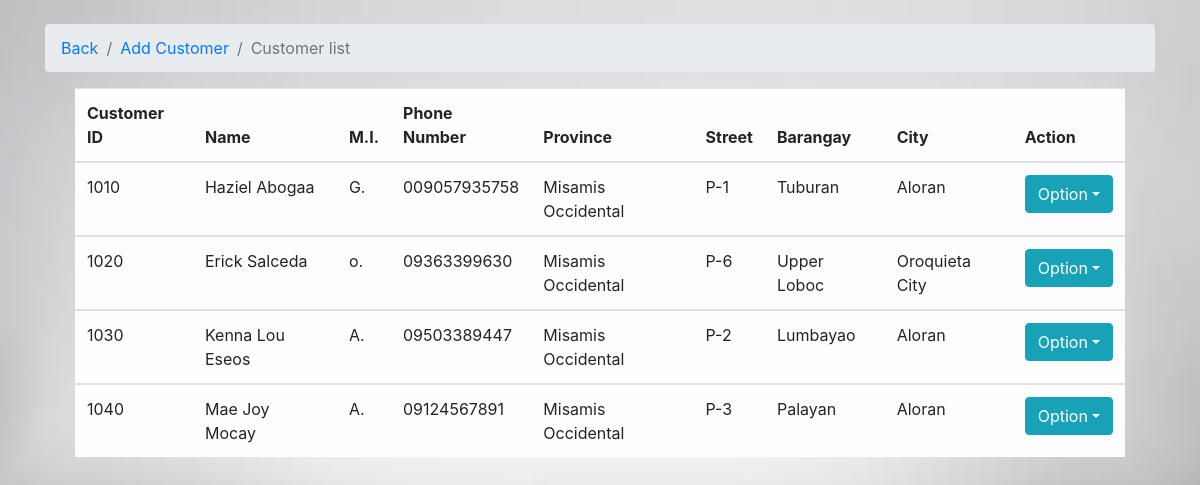
/customer.php, run on the app's committed database.
### tables this page shows
CREATE TABLE `customer` (
  `id` int(10) NOT NULL,
  `customer_id` int(50) NOT NULL,
  `first_name` varchar(50) NOT NULL,
  `last_name` varchar(50) NOT NULL,
  `middle_initial` varchar(2) NOT NULL,
  `phone_number` varchar(50) NOT NULL,
  `province` varchar(50) NOT NULL,
  `street` varchar(50) NOT NULL,
  `barangay` varchar(50) NOT NULL,
  `city` varchar(50) NOT NULL
);

### customer.php (the view, shortened to what this page needs)
<?php
	if(isset($_POST['btn_search']))
	{
    $search = $_POST['search'];
		$query = "SELECT * FROM `customer` WHERE CONCAT(`customer_id`, `first_name`, 'last_name', 'middle_initial', 'phone_number', 'province', 'street',  'barangay', 'city') LIKE '%".$search."%'";
		$search_result = filterTable($query);
	}
	else {
		$query = "SELECT * FROM `customer`";
		$search_result = filterTable($query);
	}
	function filterTable($query)
	{
		include_once 'logdb.php';
		$filter_Result = mysqli_query($conn, $query);
		return $filter_Result;
	}
?>
<!DOCTYPE html>
<html>
	<head>
			<link rel="stylesheet" href="style.css">
			<link rel="stylesheet" href="bootstrap-4.0.0-beta.3-dist/css/bootstrap.min.css">
			<link rel="stylesheet" href="bootstrap-4.0.0-beta.3-dist/jss/bootstrap.js">
	</head>
<body><br/>
	<form action="customer.php" method="POST">
	<div class="container">
		<nav aria-label="breadcrumb">
		<ol class="breadcrumb">
		<li class="breadcrumb-item"><a href="home.php">Back</a></li>
		<li class="breadcrumb-item"><a href="addcustomer.php">Add Customer</a></li>
		<li class="breadcrumb-item active" aria-current="page">Customer list</li>
	</ol>
</nav>
	<div class="container">
		<div class="col-sm-12">
		<div class="table-responsive">
		<table class="table table-hover table-light">
		<thead>
		<tr>
			<th>Customer ID</th>
			<th>Name</th>
			<th>M.I.</th>
			<th>Phone Number</th>
			<th>Province</th>
			<th>Street</th>
			<th>Barangay</th>
			<th>City</th>
			<th>Action</th>
		</tr>
		</thead>
				<?php while($row = mysqli_fetch_array($search_result)):?>
			<tbody>
			<tr>
				<td><?php echo $row['customer_id'];?></td>
				<td><?php echo $row['first_name'];?>  <?php echo $row['last_name'];?></td>
				<td><?php echo $row['middle_initial'];?></td>
				<td><?php echo $row['phone_number'];?></td>
				<td><?php echo $row['province'];?></td>
				<td><?php echo $row['street'];?></td>
				<td><?php echo $row['barangay'];?></td>
				<td><?php echo $row['city'];?></td>
			 <td>
				<div class="btn-group" role="group">
					<button type="button" class="btn btn-info dropdown-toggle" data-toggle="dropdown" aria-haspopup="true" aria-expanded="false">Option</button>
			</div>
	  </td>
	</tr>
</tbody>
	<?php endwhile;?>
	</table>
    </div>
	</body>
</html>

### style.css (style rules this page uses)
body { margin: 0; padding: 0; background-image:url(images/background.jpg); background-size: cover; background-repeat:no-repeat; font-family: sans-serif; font-family: arial; }

### data on the page
customer: customer_id "1010", first_name "Haziel", last_name "Abogaa", middle_initial "G.", phone_number "009057935758", province "Misamis Occidental", street "P-1", barangay "Tuburan", city "Aloran"
customer: customer_id "1020", first_name "Erick", last_name "Salceda", middle_initial "o.", phone_number "09363399630", province "Misamis Occidental", street "P-6", barangay "Upper Loboc", city "Oroquieta City"
customer: customer_id "1030", first_name "Kenna Lou", last_name "Eseos", middle_initial "A.", phone_number "09503389447", province "Misamis Occidental", street "P-2", barangay "Lumbayao", city "Aloran"
customer: customer_id "1040", first_name "Mae Joy", last_name "Mocay", middle_initial "A.", phone_number "09124567891", province "Misamis Occidental", street "P-3", barangay "Palayan", city "Aloran"
